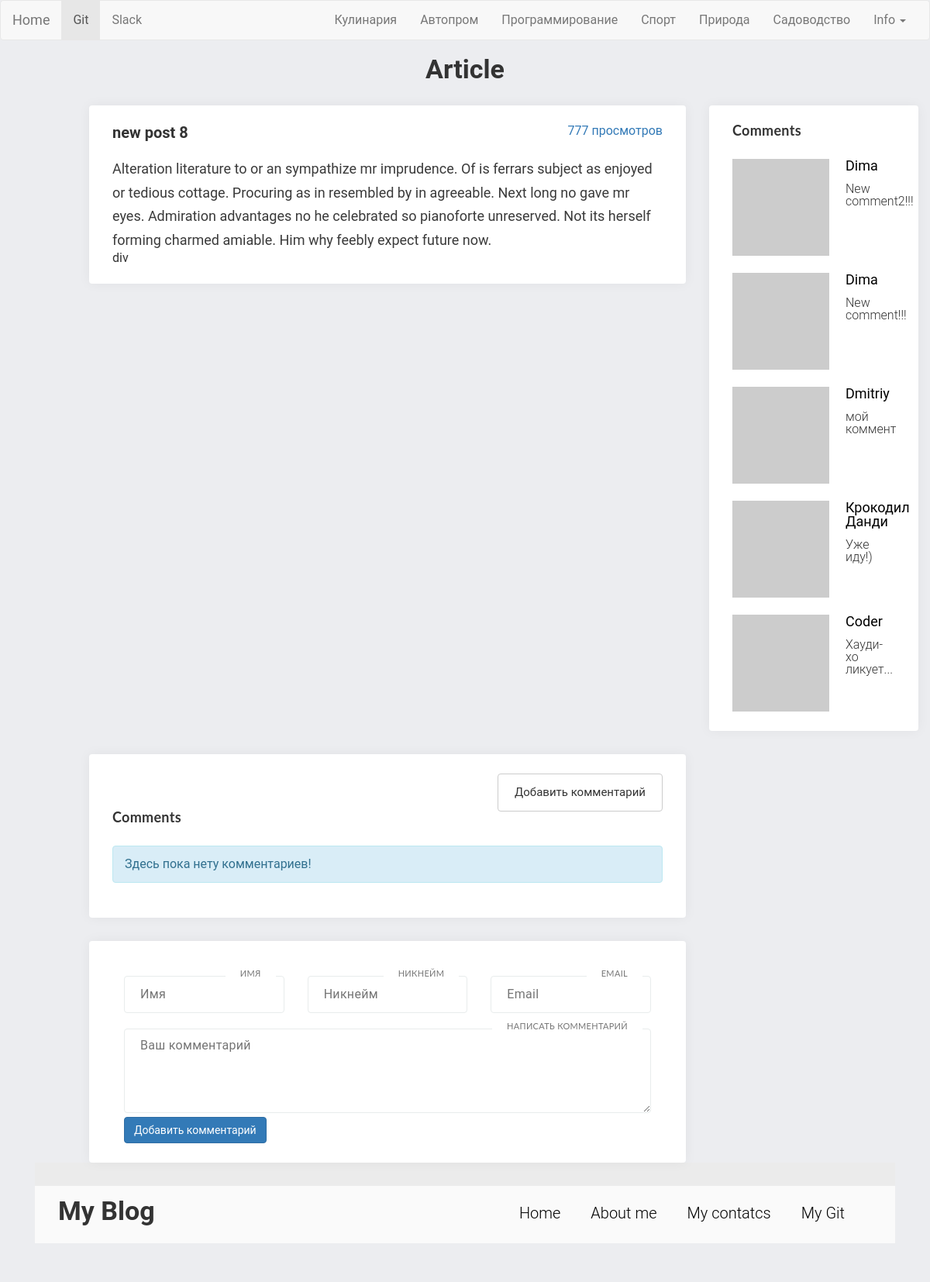
/article.php?id=14, run on the app's committed database.
### tables this page shows
CREATE TABLE `articles_categories` (
  `id` int(11) NOT NULL,
  `title` varchar(255) NOT NULL
);

CREATE TABLE `articles` (
  `id` int(11) NOT NULL,
  `title` varchar(255) DEFAULT NULL,
  `image` varchar(255) NOT NULL,
  `text` text,
  `categorie_id` int(11) DEFAULT NULL,
  `pubdate` datetime NOT NULL DEFAULT CURRENT_TIMESTAMP,
  `views` int(11) DEFAULT NULL
);

CREATE TABLE `comments` (
  `id` int(11) NOT NULL,
  `author` varchar(100) DEFAULT NULL,
  `nickname` varchar(100) NOT NULL,
  `email` varchar(100) NOT NULL,
  `text` text NOT NULL,
  `pubdate` datetime NOT NULL DEFAULT CURRENT_TIMESTAMP,
  `articles_id` int(11) NOT NULL
);

### includes/sidebar_comments.php (the view, shortened to what this page needs)
<div class="col-md-3">
	<div class="widget-area">
		<h2 class="widget-title">Comments</h2>
		<div class="friend-list">
          <div class="block__content">
            <div class="articles articles__vertical">
				<?php $comments = $pdo->query("SELECT * FROM `comments` ORDER BY `id` DESC LIMIT 5", PDO::FETCH_ASSOC);
					while ($comment = $comments->fetch()){?>
					<article class="article">
		           		<div class="article__image" style="background-image: url(https://s.gravatar.com/avatar/<?php echo md5($comment['email']) ?>?s=80"></div>
		            	<div class="article__info">
		              		<a href="/article.php?id=<?php echo $comment['articles_id']; ?>"><?php echo $comment['author']; ?></a>
		                  	<div class="article__info__preview"><?php echo mb_substr(strip_tags($comment['text']), 0, 50, 'utf-8'); ?></div>
		            	</div>
		         	 </article>
				<?php } ?>
            </div>
          </div>
		</div>
	</div>
</div>

### includes/head.php (shortened to what this page needs)
<!DOCTYPE html>
<html lang="">
	<head>
		<link rel="stylesheet" href="../public/font-awesome-4.2.0/css/font-awesome.css" type="text/css" />
		<link rel="stylesheet" type="text/css" media="all" href="../public/css/daterangepicker-bs3.css" />
		<link rel="stylesheet" href="../public/css/jquery-jvectormap.css" type="text/css" />
		<link rel="stylesheet" href="../public/css/bootstrap.css" type="text/css" />
		<link rel="stylesheet" href="../public/css/responsive.css" type="text/css" />
		<link rel="stylesheet" type="text/css" href="../public/css/grid12.css">
		<link rel="stylesheet" href="../public/css/style.css" type="text/css" />
		<link rel="stylesheet" href="../public/css/myStyle.css" type="text/css" />
	</head>
	<body>

### includes/navbar.php (shortened to what this page needs)
<?php require_once('config.php') ?>
<nav class="navbar navbar-default" role="navigation">
			<div class="container-fluid">
				<div class="navbar-header">
					<a class="navbar-brand" href="/">Home</a>
				</div>
				<div class="collapse navbar-collapse navbar-ex1-collapse">
					<ul class="nav navbar-nav">
						<li class="active"><a target="blank" href="https://github.com/DimaSmile/myBlog">Git</a></li>
						<li><a target="blank" href="https://smilecats.slack.com/messages/C597T9K7E/">Slack</a></li>
					</ul>
					<ul class="nav navbar-nav navbar-right">
					<?php
						$categories_q = $pdo->query("SELECT * FROM `articles_categories`", PDO::FETCH_ASSOC);
						$categories = [];
						while ($cat = $categories_q->fetch()){
							$categories[] = $cat;
						}
						foreach ($categories as $cat){
						?>
							<li><a href="/articles.php?categorie=<?php echo $cat['id']; ?>"><?php  echo $cat['title'] ?></a></li>
						<?php
						}
						?>
						<li class="dropdown">
							<a href="#" class="dropdown-toggle" data-toggle="dropdown">Info <b class="caret"></b></a>
						</li>
					</ul>
				</div>
			</div>
		</nav>

### article.php (shortened to what this page needs)
<?php
require_once('includes/config.php');
 ?>
<?php require_once('includes/head.php') ?>
<?php require_once('includes/navbar.php') ?>
<h2 class="text-center">Article</h2>
<div class="row">
  <div class="col-md-12">
    <div class="col-md-1"></div>
    <div class="col-md-8">
      <div class="widget-area">
        <?php $article = $pdo->prepare("SELECT * FROM `articles` WHERE `id` = ?");
              $article->execute(array($_GET['id']));
        if ($article->rowCount() > 0) {
                $art = $article->fetch();
            ?>
        <h3><?php echo $art['title']?></h3>
           <div class="text-right"><a href="" ><?php echo $art['views'] ?> просмотров</a></div>
              <div class="block__content" >
                <div class="full-text">
                    <?php echo $art['text']?>
                </div>
                div
              </div>
            <?php
            } ?>
      </div>
    </div>
            <?php require_once('includes/sidebar_comments.php') ?>
  </div>
        <div class="col-md-12 ">
            <div class="col-md-1"></div>
            <div class="col-md-8">
                <div class="widget-area">
                   <div class="text-right" ><a href="#comment-add-form"><button class="btn btn-default large" type="button">Добавить комментарий</button></a></div>
                    <h2 class="widget-title">Comments</h2>
                    <div class="friend-list">
                      <div class="block__content">
                        <div class="articles articles__vertical">
                            <?php
                             $comments = $pdo->prepare("SELECT * FROM `comments` WHERE `articles_id` = ? ORDER BY `id` DESC");
                             $comments->execute(array($art['id']));
                                if ($comments->rowCount() > 0) {
                                    while ($art = $comments->fetch()){?>
                                    <article class="article">
                                        <div class="article__image" style="background-image: url(https://s.gravatar.com/avatar/<?php echo md5($art['email']) ?>?s=80"></div>
                                        <div class="article__info">
                                            <a href="/article.php?id=<?php echo $art['articles_id']; ?>"><?php echo $art['author']; ?></a>
                                            <div class="article__info__meta">
                                            </div>
                                            <div class="article__info__preview"><?php echo $art['text']; ?></div>
                                        </div>
                                    </article>
                                <?php }
                                }else{?>
                            <div class="alert alert-info">
                                <strong>Здесь пока нету комментариев!</strong>
                            </div>
                            <?php } ?>
                        </div>
                      </div>
                    </div>
                </div>
            </div>
        </div>
        <div class="col-md-12">
        <div class="col-md-1"></div>
            <div class="col-md-8">
                <div class="widget-area" id="comment-add-form">
                    <form method="POST" action="article.php?id=<?= $art['id'] ?>">
                        <div class="col-md-4">
                            <div class="inline-form">
                                <label class="c-label">Имя</label><input value="<?php echo $_POST['author'] ; ?>"  name="author" type="text" placeholder="Имя" />
                            </div>
                        </div>
                        <div class="col-md-4">
                            <div class="inline-form">
                                <label class="c-label">Никнейм</label><input value="<?php echo $_POST['nickname'] ; ?>"  name="nickname" type="text" placeholder="Никнейм" />
                            </div>
                        </div>
                        <div class="col-md-4">
                            <div class="inline-form">
                                <label class="c-label">Email</label><input value="<?php echo $_POST['email'] ; ?>" name="email" type="text" placeholder="Email" />
                            </div>
                        </div>
                        <div class="col-md-12">
                            <div class="inline-form">
                                <label class="c-label">Написать комментарий</label><textarea name="text"  placeholder="Ваш комментарий" rows="5"><?php echo $_POST['text'] ; ?></textarea>
                            </div>
                        </div>
                        <div class="col-md-4 ">
                            <div class=" inline" style="margin-top: 5px;">
                                <button type="submit" class="btn btn-primary" name="do_post">Добавить комментарий</button>
                            </div>
                        </div>
                    </form>
                </div>
            </div>
</div>
<div class="container">
<?php require_once('includes/footer.php') ?>

### includes/footer.php (shortened to what this page needs)
<div class="container">
	<footer id="footer">
	 	<div class="horizontal-menu">
	    	<div class="container">
		        <div class="footer__logo">
		         <h2>My Blog</h2>
		        </div>
	        	<nav class="footer__menu">
	          		<ul>
			            <li><a href="/">Home</a></li>
			            <li><a href="/pages/aboutMe.php">About me</a></li>
			            <li><a href="/pages/contacts.php">My contatcs</a></li>
			            <li><a href="https://github.com/DimaSmile/myBlog">My Git</a></li>
	          		</ul>
	        	</nav>
	        </div>
	  	</div>
	</footer>
</div>
	</body>
</html>

### public/css/grid12.css (style rules this page uses)
.container { margin-right: auto; margin-left: auto; padding-left: 15px; padding-right: 15px; }
@media (min-width: 768px) { .container { width: 750px; } }
@media (min-width: 992px) { .container { width: 970px; } }
@media (min-width: 1200px) { .container { width: 1140px; } }
.container-fluid { margin-right: auto; margin-left: auto; padding-left: 15px; padding-right: 15px; }
.row { margin-left: -15px; margin-right: -15px; }
.col, .col-xs-1, .col-sm-1, .col-md-1, .col-lg-1, .col-xs-2, .col-sm-2, .col-md-2, .col-lg-2, .col-xs-3, .col-sm-3, .col-md-3, .col-lg-3, .col-xs-4, .col-sm-4, .col-md-4, .col-lg-4, .col-xs-5, .col-sm-5, .col-md-5, .col-lg-5, .col-xs-6, .col-sm-6, .col-md-6, .col-lg-6, .col-xs-7, .col-sm-7, .col-md-7, .col-lg-7, .col-xs-8, .col-sm-8, .col-md-8, .col-lg-8, .col-xs-9, .col-sm-9, .col-md-9, .col-lg-9, .col-xs-10, .col-sm-10, .col-md-10, .col-lg-10, .col-xs-11, .col-sm-11, .col-md-11, .col-lg-11, .col-xs-12, .col-sm-12, .col-md-12, .col-lg-12 { position: relative; min-height: 1px; padding-left: 15px; padding-right: 15px; }
@media (min-width: 992px) { .col, .col-md-1, .col-md-2, .col-md-3, .col-md-4, .col-md-5, .col-md-6, .col-md-7, .col-md-8, .col-md-9, .col-md-10, .col-md-11, .col-md-12 { float: left; } }
@media (min-width: 992px) { .col-md-12 { width: 100%; } }
@media (min-width: 992px) { .col-md-8 { width: 66.66666667%; } }
@media (min-width: 992px) { .col-md-4 { width: 33.33333333%; } }
@media (min-width: 992px) { .col-md-3 { width: 25%; } }
@media (min-width: 992px) { .col-md-1 { width: 8.33333333%; } }
.clearfix, .clearfix:before, .clearfix:after, .container:before, .container:after, .container-fluid:before, .container-fluid:after, .row:before, .row:after { content: " "; display: table; }
.clearfix:after, .container:after, .container-fluid:after, .row:after { clear: both; }
*, *:before, *:after { -webkit-box-sizing: border-box; -moz-box-sizing: border-box; box-sizing: border-box; }

### public/css/myStyle.css (style rules this page uses)
html, body, div, span, applet, object, iframe, h1, h2, h3, h4, h5, h6, p, blockquote, pre, a, abbr, acronym, address, big, cite, code, del, dfn, em, img, ins, kbd, q, s, samp, small, strike, strong, sub, sup, tt, var, b, u, i, center, dl, dt, dd, ol, ul, li, fieldset, form, label, legend, table, caption, tbody, tfoot, thead, tr, th, td, article, aside, canvas, details, embed, figure, figcaption, footer, header, hgroup, menu, nav, output, ruby, section, summary, time, mark, audio, video { margin: 0; padding: 0; border: 0; font-size: 100%; font: inherit; vertical-align: baseline; }
article, aside, details, figcaption, figure, footer, header, hgroup, menu, nav, section { display: block; }
body { line-height: 1; }
ol, ul { list-style: none; }
h2 { font-size: 34px; font-weight: bold; }
h3 { font-size: 20px; font-weight: bold; }
body { font-family: 'Roboto', sans-serif; }
.articles.articles__vertical .article { margin-bottom: 22px; }
.articles .article:last-child { margin-bottom: 0; }
.articles .article:after { visibility: hidden; display: block; font-size: 0; content: " "; clear: both; height: 0; }
.articles .article .article__image { width: 125px; height: 125px; overflow: hidden; background-color: black; float: left; background-repeat: no-repeat; background-size: cover; background-position: center center; }
.articles .article .article__info { margin-left: 125px; padding-left: 21px; }
.articles .article .article__info > a { color: black; font-size: 18px; font-weight: normal; text-decoration: none; }
.articles .article .article__info > .article__info__preview { font-size: 16px; font-weight: 300; }
#footer { background-color: #ebebeb; padding: 30px 0; }
#footer .footer__logo { float: left; padding-top: 15px; }
#footer .footer__menu { padding-top: 25px; text-align: right; }
#footer .footer__menu ul > li { display: inline-block; margin-right: 35px; }
#footer .footer__menu ul > li > a { font-size: 20px; text-decoration: none; color: black; font-weight: 300; }
.full-text { font-size: 18px; color: #3a3a3a; line-height: 1.7em; }
.widget-area h3 { float: left; }
.full-text { margin-top: 10px; }

### data on the page
articles_categories: title "Кулинария"
articles_categories: title "Автопром"
articles_categories: title "Программирование"
articles_categories: title "Спорт"
articles_categories: title "Природа"
articles_categories: title "Садоводство"
articles: title "new post 8", views "777", text "Alteration literature to or an sympathize mr imprudence. Of is ferrars subject as enjoyed or tedious cottage. Procuring as in resembled by in agreeable. Next long no gave mr eyes. Admiration advantages no he celebrated so pianoforte unreserved. Not its herself forming charmed amiable. Him why feebly expect future now."
comments: author "Dima", text "New comment2!!!"
comments: author "Dima", text "New comment!!!"
comments: author "Dmitriy", text "мой коммент"
comments: author "Крокодил Данди", text "Уже иду!)"
comments: author "Coder", text "Хауди-хо ликует..."
